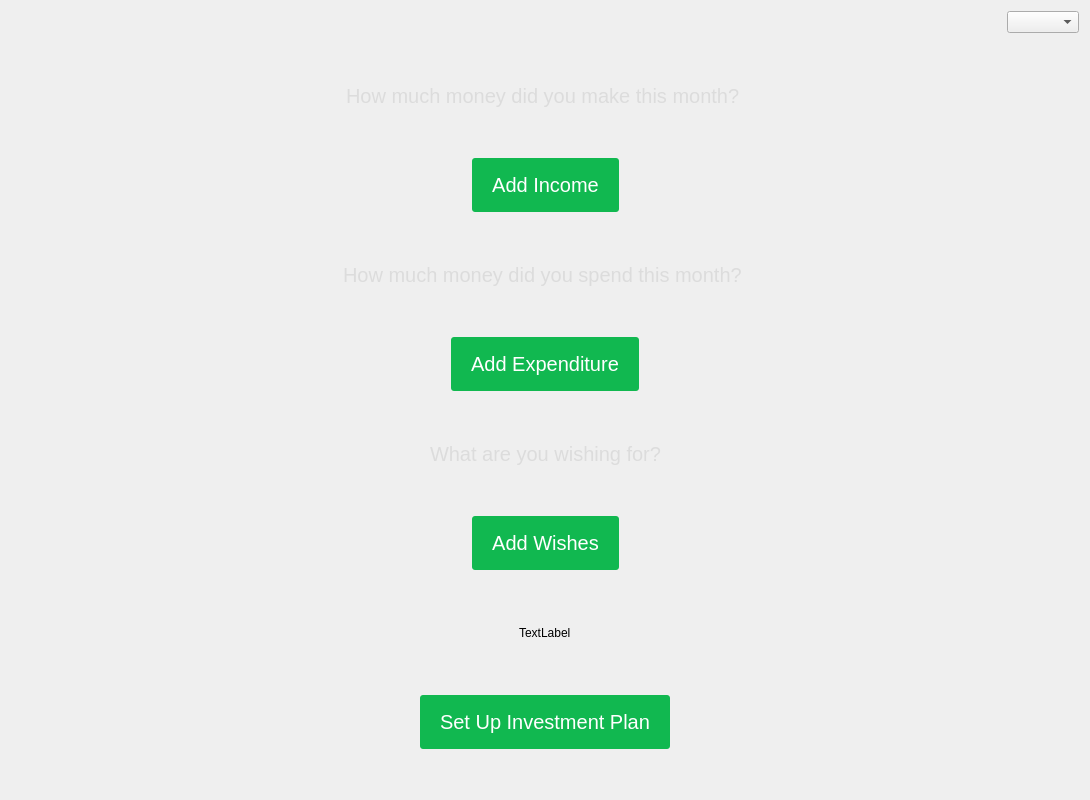
<?xml version="1.0" encoding="UTF-8"?>
<ui version="4.0">
 <class>MainContent</class>
 <widget class="QWidget" name="MainContent">
  <property name="geometry">
   <rect>
    <x>0</x>
    <y>0</y>
    <width>1090</width>
    <height>800</height>
   </rect>
  </property>
  <property name="windowTitle">
   <string>Form</string>
  </property>
  <layout class="QVBoxLayout" name="verticalLayout_5">
   <item>
    <layout class="QHBoxLayout" name="comboLayout">
     <item>
      <spacer name="horizontalSpacer_17">
       <property name="orientation">
        <enum>Qt::Horizontal</enum>
       </property>
       <property name="sizeHint" stdset="0">
        <size>
         <width>40</width>
         <height>20</height>
        </size>
       </property>
      </spacer>
     </item>
     <item>
      <widget class="QComboBox" name="comboBox"/>
     </item>
    </layout>
   </item>
   <item>
    <layout class="QVBoxLayout" name="verticalLayout">
     <item>
      <layout class="QHBoxLayout" name="horizontalLayout">
       <item>
        <spacer name="horizontalSpacer">
         <property name="orientation">
          <enum>Qt::Horizontal</enum>
         </property>
         <property name="sizeHint" stdset="0">
          <size>
           <width>40</width>
           <height>20</height>
          </size>
         </property>
        </spacer>
       </item>
       <item>
        <widget class="QLabel" name="incomeInfo">
         <property name="styleSheet">
          <string notr="true">color: #DCDCDC; 
font: 20px;</string>
         </property>
         <property name="text">
          <string>How much money did you make this month? </string>
         </property>
        </widget>
       </item>
       <item>
        <spacer name="horizontalSpacer_2">
         <property name="orientation">
          <enum>Qt::Horizontal</enum>
         </property>
         <property name="sizeHint" stdset="0">
          <size>
           <width>40</width>
           <height>20</height>
          </size>
         </property>
        </spacer>
       </item>
      </layout>
     </item>
     <item>
      <layout class="QHBoxLayout" name="incomeLayout">
       <item>
        <spacer name="horizontalSpacer_9">
         <property name="orientation">
          <enum>Qt::Horizontal</enum>
         </property>
         <property name="sizeHint" stdset="0">
          <size>
           <width>40</width>
           <height>20</height>
          </size>
         </property>
        </spacer>
       </item>
       <item>
        <widget class="QPushButton" name="incomeButton">
         <property name="styleSheet">
          <string notr="true">#incomeButton {
background-color: #11B850; 
border: 0px; 
padding: 15px 20px; 
font: 20px; 
color: white; 
border-radius: 3px; }

#incomeButton:hover { background-color: #0A863D; }

#incomeButton:pressed { background-color: #0A863D; }</string>
         </property>
         <property name="text">
          <string>Add Income</string>
         </property>
        </widget>
       </item>
       <item>
        <spacer name="horizontalSpacer_10">
         <property name="orientation">
          <enum>Qt::Horizontal</enum>
         </property>
         <property name="sizeHint" stdset="0">
          <size>
           <width>40</width>
           <height>20</height>
          </size>
         </property>
        </spacer>
       </item>
      </layout>
     </item>
    </layout>
   </item>
   <item>
    <layout class="QVBoxLayout" name="verticalLayout_2">
     <item>
      <layout class="QHBoxLayout" name="horizontalLayout_3">
       <item>
        <spacer name="horizontalSpacer_3">
         <property name="orientation">
          <enum>Qt::Horizontal</enum>
         </property>
         <property name="sizeHint" stdset="0">
          <size>
           <width>40</width>
           <height>20</height>
          </size>
         </property>
        </spacer>
       </item>
       <item>
        <widget class="QLabel" name="expenditureInfo">
         <property name="styleSheet">
          <string notr="true">color: #DCDCDC; 
font: 20px;</string>
         </property>
         <property name="text">
          <string>How much money did you spend this month? </string>
         </property>
        </widget>
       </item>
       <item>
        <spacer name="horizontalSpacer_4">
         <property name="orientation">
          <enum>Qt::Horizontal</enum>
         </property>
         <property name="sizeHint" stdset="0">
          <size>
           <width>40</width>
           <height>20</height>
          </size>
         </property>
        </spacer>
       </item>
      </layout>
     </item>
     <item>
      <layout class="QHBoxLayout" name="expenditureLayout">
       <item>
        <spacer name="horizontalSpacer_11">
         <property name="orientation">
          <enum>Qt::Horizontal</enum>
         </property>
         <property name="sizeHint" stdset="0">
          <size>
           <width>40</width>
           <height>20</height>
          </size>
         </property>
        </spacer>
       </item>
       <item>
        <widget class="QPushButton" name="expenditureBtn">
         <property name="styleSheet">
          <string notr="true">#expenditureBtn {
background-color: #11B850; 
border: 0px; 
padding: 15px 20px; 
font: 20px; 
color: white; 
border-radius: 3px; }

#expenditureBtn:hover { background-color: #0A863D; }

#expenditureBtn:pressed { background-color: #0A863D; }</string>
         </property>
         <property name="text">
          <string>Add Expenditure</string>
         </property>
        </widget>
       </item>
       <item>
        <spacer name="horizontalSpacer_12">
         <property name="orientation">
          <enum>Qt::Horizontal</enum>
         </property>
         <property name="sizeHint" stdset="0">
          <size>
           <width>40</width>
           <height>20</height>
          </size>
         </property>
        </spacer>
       </item>
      </layout>
     </item>
    </layout>
   </item>
   <item>
    <layout class="QVBoxLayout" name="verticalLayout_3">
     <item>
      <layout class="QHBoxLayout" name="horizontalLayout_5">
       <item>
        <spacer name="horizontalSpacer_13">
         <property name="orientation">
          <enum>Qt::Horizontal</enum>
         </property>
         <property name="sizeHint" stdset="0">
          <size>
           <width>40</width>
           <height>20</height>
          </size>
         </property>
        </spacer>
       </item>
       <item>
        <widget class="QLabel" name="wishInfo">
         <property name="styleSheet">
          <string notr="true">color: #DCDCDC; 
font: 20px;</string>
         </property>
         <property name="text">
          <string>What are you wishing for?</string>
         </property>
        </widget>
       </item>
       <item>
        <spacer name="horizontalSpacer_14">
         <property name="orientation">
          <enum>Qt::Horizontal</enum>
         </property>
         <property name="sizeHint" stdset="0">
          <size>
           <width>40</width>
           <height>20</height>
          </size>
         </property>
        </spacer>
       </item>
      </layout>
     </item>
     <item>
      <layout class="QHBoxLayout" name="wishesLayout">
       <item>
        <spacer name="horizontalSpacer_5">
         <property name="orientation">
          <enum>Qt::Horizontal</enum>
         </property>
         <property name="sizeHint" stdset="0">
          <size>
           <width>40</width>
           <height>20</height>
          </size>
         </property>
        </spacer>
       </item>
       <item>
        <widget class="QPushButton" name="wishButton">
         <property name="styleSheet">
          <string notr="true">#wishButton {
background-color: #11B850; 
border: 0px; 
padding: 15px 20px; 
font: 20px; 
color: white; 
border-radius: 3px; }

#wishButton:hover { background-color: #0A863D; }

#wishButton:pressed { background-color: #0A863D; }</string>
         </property>
         <property name="text">
          <string>Add Wishes</string>
         </property>
        </widget>
       </item>
       <item>
        <spacer name="horizontalSpacer_6">
         <property name="orientation">
          <enum>Qt::Horizontal</enum>
         </property>
         <property name="sizeHint" stdset="0">
          <size>
           <width>40</width>
           <height>20</height>
          </size>
         </property>
        </spacer>
       </item>
      </layout>
     </item>
    </layout>
   </item>
   <item>
    <layout class="QVBoxLayout" name="verticalLayout_4">
     <item>
      <layout class="QHBoxLayout" name="horizontalLayout_7">
       <item>
        <spacer name="horizontalSpacer_15">
         <property name="orientation">
          <enum>Qt::Horizontal</enum>
         </property>
         <property name="sizeHint" stdset="0">
          <size>
           <width>40</width>
           <height>20</height>
          </size>
         </property>
        </spacer>
       </item>
       <item>
        <widget class="QLabel" name="label_4">
         <property name="text">
          <string>TextLabel</string>
         </property>
        </widget>
       </item>
       <item>
        <spacer name="horizontalSpacer_16">
         <property name="orientation">
          <enum>Qt::Horizontal</enum>
         </property>
         <property name="sizeHint" stdset="0">
          <size>
           <width>40</width>
           <height>20</height>
          </size>
         </property>
        </spacer>
       </item>
      </layout>
     </item>
     <item>
      <layout class="QHBoxLayout" name="horizontalLayout_8">
       <item>
        <spacer name="horizontalSpacer_7">
         <property name="orientation">
          <enum>Qt::Horizontal</enum>
         </property>
         <property name="sizeHint" stdset="0">
          <size>
           <width>40</width>
           <height>20</height>
          </size>
         </property>
        </spacer>
       </item>
       <item>
        <widget class="QPushButton" name="investmentBtn">
         <property name="styleSheet">
          <string notr="true">#investmentBtn {
background-color: #11B850; 
border: 0px; 
padding: 15px 20px; 
font: 20px; 
color: white; 
border-radius: 3px; }

#investmentBtn:hover { background-color: #0A863D; }

#investmentBtn:pressed { background-color: #0A863D; }</string>
         </property>
         <property name="text">
          <string>Set Up Investment Plan</string>
         </property>
        </widget>
       </item>
       <item>
        <spacer name="horizontalSpacer_8">
         <property name="orientation">
          <enum>Qt::Horizontal</enum>
         </property>
         <property name="sizeHint" stdset="0">
          <size>
           <width>40</width>
           <height>20</height>
          </size>
         </property>
        </spacer>
       </item>
      </layout>
     </item>
    </layout>
   </item>
   <item>
    <spacer name="verticalSpacer">
     <property name="orientation">
      <enum>Qt::Vertical</enum>
     </property>
     <property name="sizeType">
      <enum>QSizePolicy::Fixed</enum>
     </property>
     <property name="sizeHint" stdset="0">
      <size>
       <width>20</width>
       <height>40</height>
      </size>
     </property>
    </spacer>
   </item>
  </layout>
 </widget>
 <resources/>
 <connections/>
</ui>
